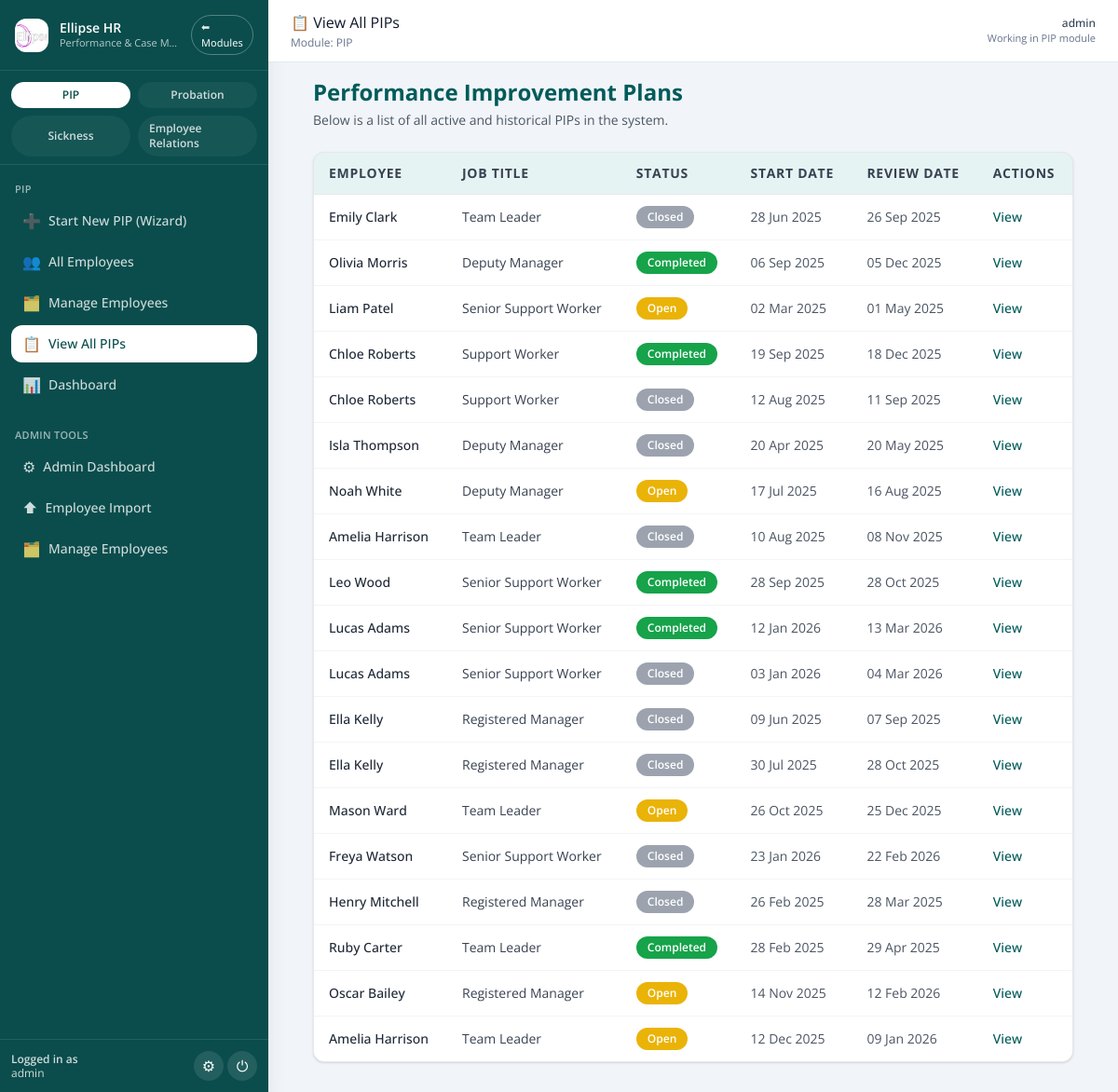
/pip/list (signed in), run on an earlier commit of the app's database.
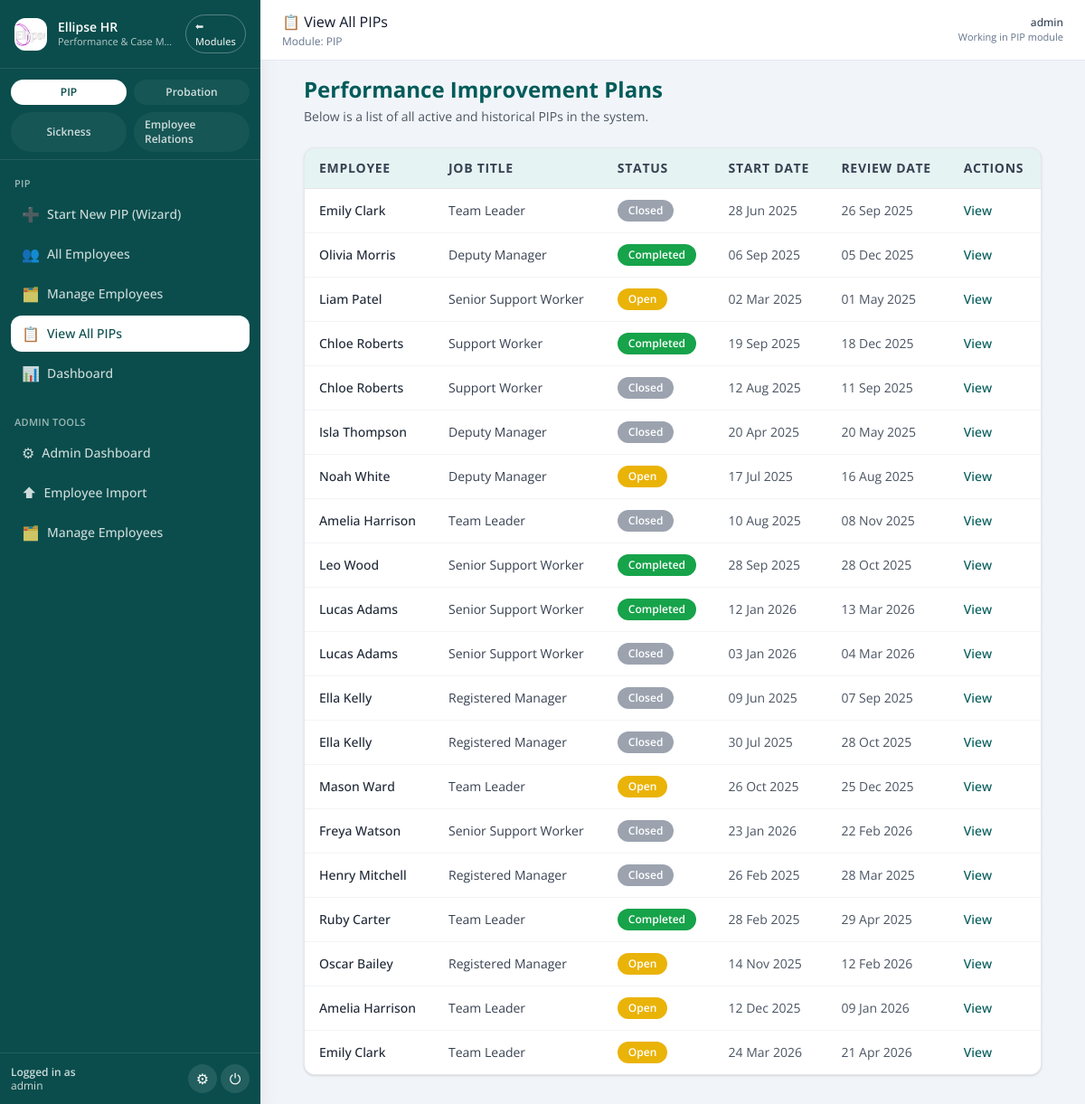
And on a later commit of the database.
### pip_app/models.py (models this page shows, shortened)
class PIPRecord(db.Model):
    __tablename__ = "pip_record"
    id = db.Column(db.Integer, primary_key=True)
    employee_id = db.Column(db.Integer, db.ForeignKey("employee.id"), nullable=False)
    assigned_to = db.Column(
        db.Integer, db.ForeignKey("user.id"), nullable=True
    )  # NEW
    concerns = db.Column(db.Text, nullable=False)
    start_date = db.Column(db.Date, nullable=False)
    review_date = db.Column(db.Date, nullable=False)
    meeting_notes = db.Column(db.Text)
    status = db.Column(db.String(20), default="Open")
    created_by = db.Column(db.String(100))
    created_at = db.Column(db.DateTime, default=datetime.utcnow)
    last_updated = db.Column(
        db.DateTime, default=datetime.utcnow, onupdate=datetime.utcnow
    )
    ai_advice = db.Column(db.Text)
    ai_advice_generated_at = db.Column(db.DateTime)
    capability_meeting_date = db.Column(db.DateTime, nullable=True)
    capability_meeting_time = db.Column(db.String, nullable=True)
    capability_meeting_venue = db.Column(db.String, nullable=True)
    concern_category = db.Column(db.String(100))
    severity = db.Column(db.String(50))
    frequency = db.Column(db.String(50))
    tags = db.Column(db.Text)
    ai_summary = db.Column(db.Text, nullable=True)
    ai_action_suggestions = db.Column(JSON, nullable=True)
    ai_next_up = db.Column(JSON, nullable=True)
    ai_actions_accepted = db.Column(JSON, nullable=True)
    outcome_status = db.Column(db.String(50), nullable=True)  # e.g., Successful, Extended, Unsuccessful
    outcome_notes = db.Column(db.Text, nullable=True)
    employee = db.relationship("Employee", back_populates="pips")
    assignee = db.relationship("User", backref="assigned_pips")  # NEW
    action_items = db.relationship(
        "PIPActionItem",
        back_populates="pip_record",
        cascade="all, delete-orphan",
        lazy=True,
    )
    timeline_events = db.relationship(
        "TimelineEvent",
        back_populates="pip_record",
        cascade="all, delete-orphan",
        lazy=True,
    )

class Employee(db.Model):
    id = db.Column(db.Integer, primary_key=True)
    first_name = db.Column(db.String(100))
    last_name = db.Column(db.String(100))
    job_title = db.Column(db.String(100))
    line_manager = db.Column(db.String(100))
    service = db.Column(db.String(100))
    start_date = db.Column(db.Date)
    team_id = db.Column(db.Integer)
    email = db.Column(db.String(120), nullable=True)
    employment_status = db.Column(db.String(20), nullable=False, default="Active")
    is_leaver = db.Column(db.Boolean, nullable=False, default=False)
    leaving_date = db.Column(db.Date, nullable=True)
    leaving_reason_category = db.Column(db.String(100), nullable=True)
    leaving_reason_detail = db.Column(db.Text, nullable=True)
    leaving_notes = db.Column(db.Text, nullable=True)
    marked_as_leaver_at = db.Column(db.DateTime, nullable=True)
    marked_as_leaver_by = db.Column(db.String(120), nullable=True)
    reactivated_at = db.Column(db.DateTime, nullable=True)
    reactivated_by = db.Column(db.String(120), nullable=True)
    pips = db.relationship("PIPRecord", back_populates="employee", lazy=True)

### old files/app - 050226.py (the view)
@app.route('/pip/list')
@login_required
def pip_list():
    pips = PIPRecord.query.join(Employee).all()
    return render_template('pip_list.html', pips=pips)

### old files/app - 050226.py (called while the page is built)
@login_manager.user_loader
def load_user(user_id):
    return db.session.get(User, int(user_id))

@app.context_processor
def inject_module():
    return dict(active_module=session.get('active_module'))

@app.context_processor
def inject_csrf_token():
    return dict(csrf_token=generate_csrf)

@app.before_request
def set_active_module():
    path = (request.path or "").lower()
    if path.startswith('/pip/') or path.startswith('/employee/') or path in (
        '/dashboard', '/pip_list', '/employee/list', '/employee/add', '/pip/select-employee'
    ):
        session['active_module'] = 'PIP'
    elif path.startswith('/probation/'):
        session['active_module'] = 'Probation'
    elif path == '/':
        session.pop('active_module', None)

### pip_app/models.py (called while the page is built)
    def is_superuser(self):
        return self.admin_level == 2

### templates/pip_list.html (shortened to what this page needs)
{% extends 'base.html' %}
{% block page_title %}📋 View All PIPs{% endblock %}
{% block content %}
<div class="max-w-6xl mx-auto px-4 sm:px-6">
  <div class="mb-6">
    <h2 class="text-xl sm:text-2xl font-bold text-ellipse-teal mb-1">Performance Improvement Plans</h2>
    <p class="text-sm text-gray-600">Below is a list of all active and historical PIPs in the system.</p>
  </div>
  {% if pips %}
    <div class="overflow-x-auto bg-[#e6f3f3] border border-gray-200 shadow rounded-xl">
      <table class="min-w-full divide-y divide-gray-200 text-xs sm:text-sm text-left">
        <thead class="bg-ellipse-light text-gray-700 font-medium uppercase tracking-wider">
          <tr>
            <th class="px-2 sm:px-4 py-3 whitespace-nowrap">Employee</th>
            <th class="px-2 sm:px-4 py-3 whitespace-nowrap">Job Title</th>
            <th class="px-2 sm:px-4 py-3 whitespace-nowrap">Status</th>
            <th class="px-2 sm:px-4 py-3 whitespace-nowrap">Start Date</th>
            <th class="px-2 sm:px-4 py-3 whitespace-nowrap">Review Date</th>
            <th class="px-2 sm:px-4 py-3 whitespace-nowrap">Actions</th>
          </tr>
        </thead>
        <tbody class="divide-y divide-gray-100 bg-white">
          {% for pip in pips %}
            <tr class="hover:bg-ellipse-light/40 transition">
              <td class="px-2 sm:px-4 py-3 font-medium text-gray-800 whitespace-nowrap">
                {{ pip.employee.first_name }} {{ pip.employee.last_name }}
              </td>
              <td class="px-2 sm:px-4 py-3 text-gray-700 whitespace-nowrap">
                {{ pip.employee.job_title }}
              </td>
              <td class="px-2 sm:px-4 py-3 whitespace-nowrap">
                {% if pip.status == 'Open' %}
                  <span class="inline-block px-3 py-1 text-xs font-semibold text-white bg-yellow-500 rounded-full">Open</span>
                {% elif pip.status == 'Completed' %}
                  <span class="inline-block px-3 py-1 text-xs font-semibold text-white bg-green-600 rounded-full">Completed</span>
                {% elif pip.status == 'Overdue' %}
                  <span class="inline-block px-3 py-1 text-xs font-semibold text-white bg-red-600 rounded-full">Overdue</span>
                {% else %}
                  <span class="inline-block px-3 py-1 text-xs font-semibold text-white bg-gray-400 rounded-full">{{ pip.status }}</span>
                {% endif %}
              </td>
              <td class="px-2 sm:px-4 py-3 text-gray-600 whitespace-nowrap">
                {{ pip.start_date.strftime('%d %b %Y') }}
              </td>
              <td class="px-2 sm:px-4 py-3 text-gray-600 whitespace-nowrap">
                {{ pip.review_date.strftime('%d %b %Y') }}
              </td>
              <td class="px-2 sm:px-4 py-3 whitespace-nowrap">
                <a href="{{ url_for('pip_detail', id=pip.id) }}"
                   class="text-xs sm:text-sm font-medium text-ellipse-teal hover:underline"
                   aria-label="View PIP for {{ pip.employee.first_name }} {{ pip.employee.last_name }}">
                  View
                </a>
              </td>
            </tr>
          {% endfor %}
        </tbody>
      </table>
    </div>
  {% else %}
    <div class="bg-[#e6f3f3] p-6 rounded-xl shadow border border-gray-200 text-center">
      <p class="text-gray-600">No PIPs found.</p>
    </div>
  {% endif %}
</div>
{% endblock %}

What changed in the data, as far as the page shows it:
added PIPRecord: employee.first_name "Emily", employee.last_name "Clark", employee.job_title "Team Leader", status "Open", start_date "24 Mar 2026", review_date "21 Apr 2026"
